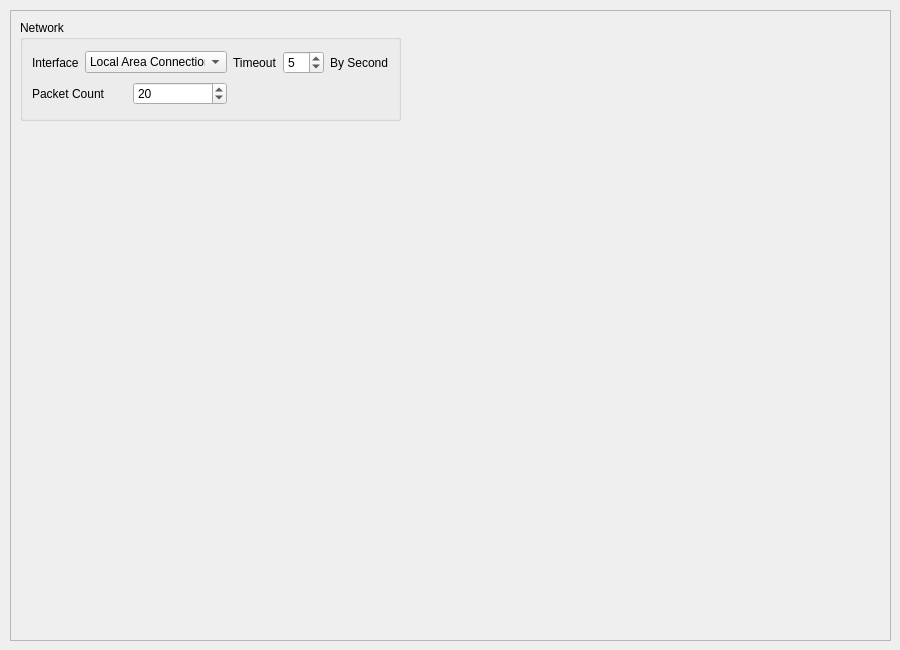
          <widget class="QWidget" name="tab_3">
           <attribute name="title">
            <string>Network Configuration</string>
           </attribute>
           <widget class="QFrame" name="frame_2">
            <property name="geometry">
             <rect>
              <x>10</x>
              <y>10</y>
              <width>881</width>
              <height>631</height>
             </rect>
            </property>
            <property name="frameShape">
             <enum>QFrame::StyledPanel</enum>
            </property>
            <property name="frameShadow">
             <enum>QFrame::Raised</enum>
            </property>
            <widget class="QGroupBox" name="groupBox">
             <property name="geometry">
              <rect>
               <x>10</x>
               <y>10</y>
               <width>381</width>
               <height>101</height>
              </rect>
             </property>
             <property name="title">
              <string>Network</string>
             </property>
             <layout class="QGridLayout" name="gridLayout_2">
              <item row="0" column="0">
               <layout class="QHBoxLayout" name="horizontalLayout_2">
                <item>
                 <widget class="QLabel" name="label">
                  <property name="text">
                   <string>Interface</string>
                  </property>
                 </widget>
                </item>
                <item>
                 <widget class="QComboBox" name="comboBox">
                  <item>
                   <property name="text">
                    <string>Local Area Connection</string>
                   </property>
                  </item>
                 </widget>
                </item>
               </layout>
              </item>
              <item row="0" column="1">
               <layout class="QHBoxLayout" name="horizontalLayout_3">
                <item>
                 <widget class="QLabel" name="label_2">
                  <property name="text">
                   <string>Timeout</string>
                  </property>
                 </widget>
                </item>
                <item>
                 <widget class="QSpinBox" name="spinBox_2">
                  <property name="value">
                   <number>5</number>
                  </property>
                 </widget>
                </item>
                <item>
                 <widget class="QLabel" name="label_4">
                  <property name="text">
                   <string>By Second</string>
                  </property>
                 </widget>
                </item>
               </layout>
              </item>
              <item row="1" column="0">
               <layout class="QHBoxLayout" name="horizontalLayout_16">
                <item>
                 <widget class="QLabel" name="label_14">
                  <property name="text">
                   <string>Packet Count</string>
                  </property>
                 </widget>
                </item>
                <item>
                 <widget class="QSpinBox" name="spinBox">
                  <property name="value">
                   <number>20</number>
                  </property>
                 </widget>
                </item>
               </layout>
              </item>
             </layout>
            </widget>
            <widget class="QWidget" name="widget_4" native="true">
             <property name="geometry">
              <rect>
               <x>140</x>
               <y>210</y>
               <width>271</width>
               <height>251</height>
              </rect>
             </property>
            </widget>
           </widget>
          </widget>
